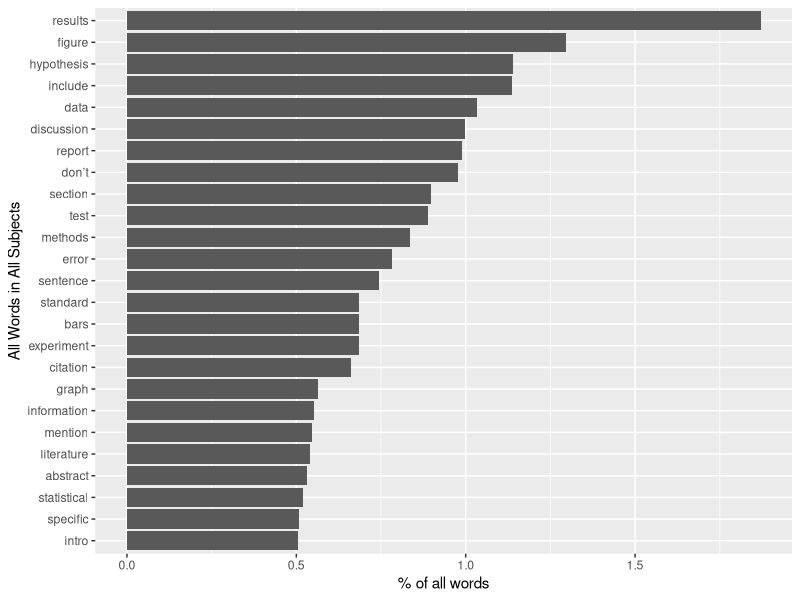
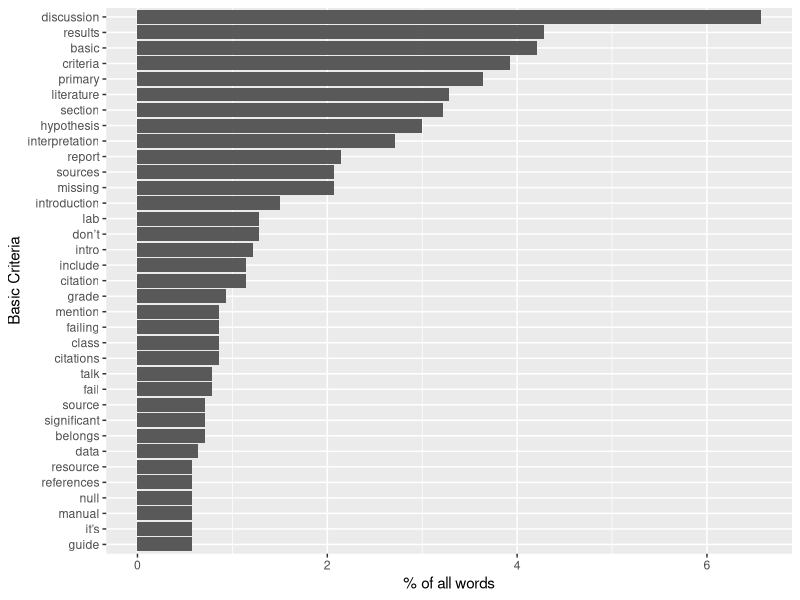
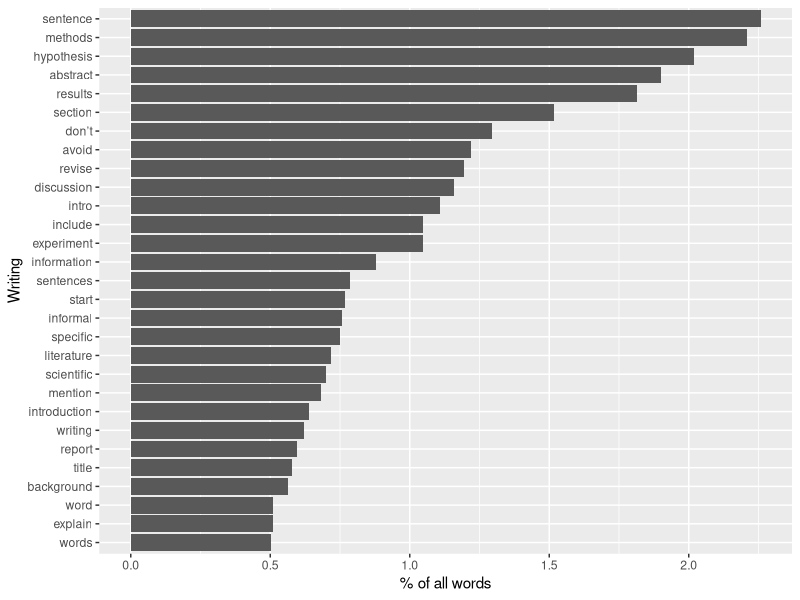
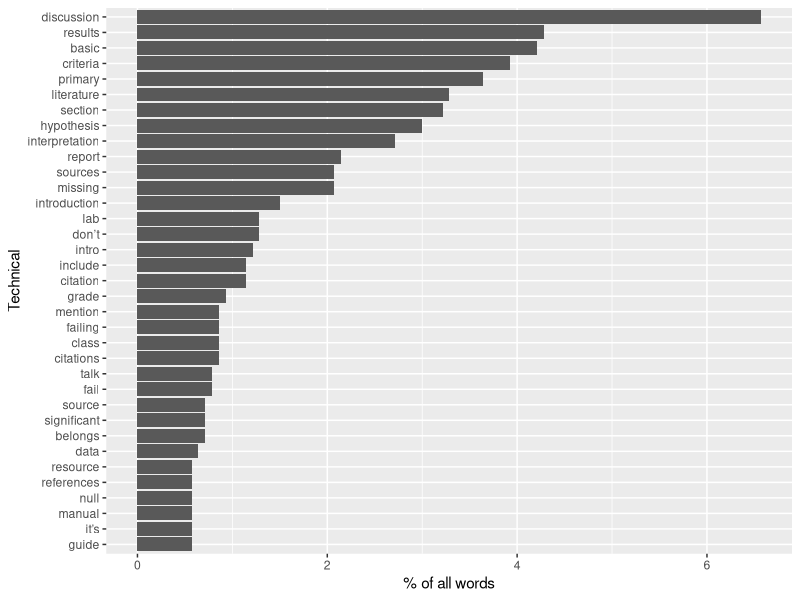
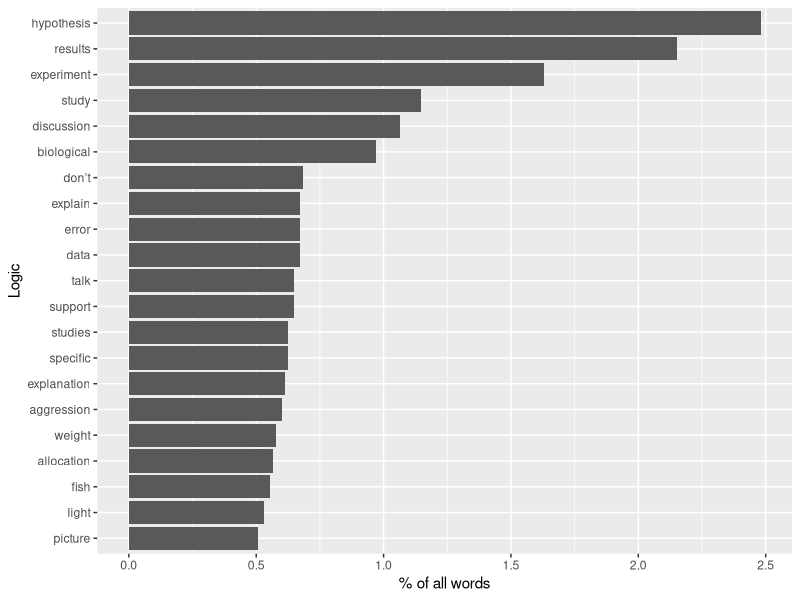
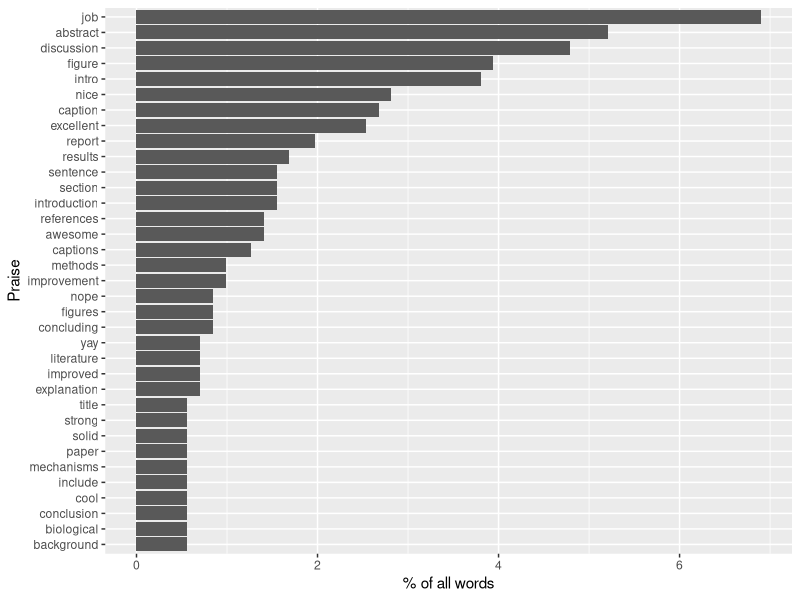
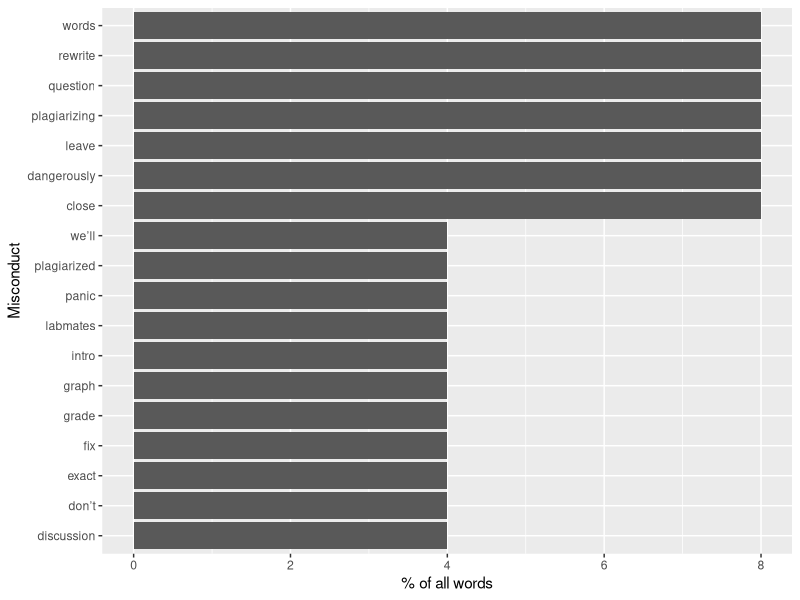
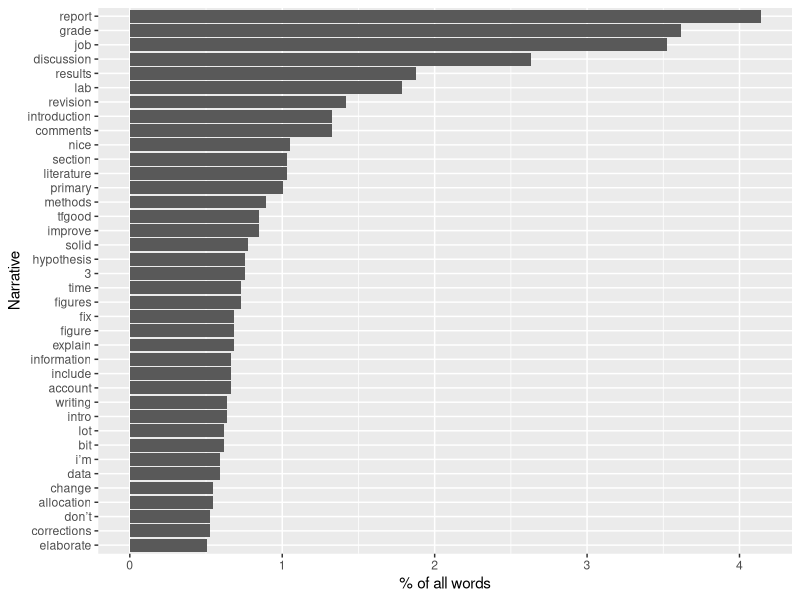

Source code (R) for these figures, in order: (Note: this script raises an error after producing the figures.)
## ---- chunk 1
knitr::opts_chunk$set(echo = TRUE)
## ---- chunk 2
library(tidyverse)
library(tidytext)
library(dplyr)
library(tidyr)
library(ggplot2)

base_data <- read_csv(file='data/coded_full_comments_dataset_Spring18.csv')
head(base_data)
## ---- chunk 3
base_data_tokenized <- base_data %>% 
  unnest_tokens(word,ta.comment)

base_data_tokenized2 <-base_data_tokenized %>% 
  anti_join(stop_words) %>% 
  count(word, sort=TRUE)

#Calculate the total number of words in total in the subset
total_words.all <- base_data_tokenized2 %>% 
  summarize(total = sum(n))

#Mutate table. Calculate fractional word frequency in the text, and replace raw count.
base_data_tokenized2 <- base_data_tokenized2 %>% as_tibble() %>% mutate(
  n = (n*100)/total_words.all$total
  )

#Plot words in declining frequency
base_data_tokenized2 %>%
  dplyr::filter(n > 0.5) %>%
  mutate(word = reorder(word, n)) %>%
  ggplot(aes(word, n)) +
  geom_col() +
  xlab("All Words in All Subjects") +
  ylab("% of all words") +
  coord_flip()
ggsave("Frequency_ALL.png")
## ---- chunk 4
base_data_tokenized2.basic <- subset(base_data_tokenized, code.subject == "1. Basic Criteria", select = (1:28)) %>% 
  anti_join(stop_words) %>% 
  count(word, sort=TRUE)

#Calculate the total number of words in total in the subset
total_words.basic <- base_data_tokenized2.basic %>% 
  summarize(total = sum(n))

#Mutate table. Calculate fractional word frequency in the text, and replace raw count.
base_data_tokenized2.basic <- base_data_tokenized2.basic %>% as_tibble() %>% mutate(
  n = (n*100)/total_words.basic$total
  )

#Plot words in declining frequency
base_data_tokenized2.basic %>%
  dplyr::filter(n > 0.5) %>%
  mutate(word = reorder(word, n)) %>%
  ggplot(aes(word, n)) +
  geom_col() +
  xlab("Basic Criteria") +
  ylab("% of all words") +
  coord_flip()
ggsave("Frequency_Basic.png")

## ---- chunk 5
base_data_tokenized2.writing <- subset(base_data_tokenized, code.subject == "2. Writing Quality", select = (1:28)) %>% 
  anti_join(stop_words) %>% 
  count(word, sort=TRUE)

#Calculate the total number of words in total in the subset
total_words.writing <- base_data_tokenized2.writing %>% 
  summarize(total = sum(n))

#Mutate table. Calculate fractional word frequency in the text, and replace raw count.
base_data_tokenized2.writing <- base_data_tokenized2.writing %>% as_tibble() %>% mutate(
  n = (n*100)/total_words.writing$total
  )

#Plot words in declining frequency
base_data_tokenized2.writing %>%
  dplyr::filter(n > 0.5) %>%
  mutate(word = reorder(word, n)) %>%
  ggplot(aes(word, n)) +
  geom_col() +
  xlab("Writing") +
  ylab("% of all words") +
  coord_flip()
ggsave("Frequency_Writing.png")

## ---- chunk 6
base_data_tokenized2.technical <- subset(base_data_tokenized, code.subject == "3. Technical and Scientific", select = (1:28)) %>% 
  anti_join(stop_words) %>% 
  count(word, sort=TRUE)

#Calculate the total number of words in total in the subset
total_words.technical <- base_data_tokenized2.technical %>% 
  summarize(total = sum(n))

#Mutate table. Calculate fractional word frequency in the text, and replace raw count.
base_data_tokenized2.technical <- base_data_tokenized2.technical %>% as_tibble() %>% mutate(
  n = (n*100)/total_words.technical$total
  )

#Plot words in declining frequency
base_data_tokenized2.basic %>%
  dplyr::filter(n > 0.5) %>%
  mutate(word = reorder(word, n)) %>%
  ggplot(aes(word, n)) +
  geom_col() +
  xlab("Technical") +
  ylab("% of all words") +
  coord_flip()
ggsave("Frequency_Technical.png")

## ---- chunk 7
base_data_tokenized2.logic <- subset(base_data_tokenized, code.subject == "4. Logic and Thinking", select = (1:28)) %>% 
  anti_join(stop_words) %>% 
  count(word, sort=TRUE)

#Calculate the total number of words in total in the subset
total_words.logic <- base_data_tokenized2.logic %>% 
  summarize(total = sum(n))

#Mutate table. Calculate fractional word frequency in the text, and replace raw count.
base_data_tokenized2.logic <- base_data_tokenized2.logic %>% as_tibble() %>% mutate(
  n = (n*100)/total_words.logic$total
  )

#Plot words in declining frequency
base_data_tokenized2.logic %>%
  dplyr::filter(n > 0.5) %>%
  mutate(word = reorder(word, n)) %>%
  ggplot(aes(word, n)) +
  geom_col() +
  xlab("Logic") +
  ylab("% of all words") +
  coord_flip()
ggsave("Frequency_Logic.png")

## ---- chunk 8
base_data_tokenized2.praise <- subset(base_data_tokenized, code.subject == "5. Praise or Concern", select = (1:28)) %>% 
  anti_join(stop_words) %>% 
  count(word, sort=TRUE)

#Calculate the total number of words in total in the subset
total_words.praise <- base_data_tokenized2.praise %>% 
  summarize(total = sum(n))

#Mutate table. Calculate fractional word frequency in the text, and replace raw count.
base_data_tokenized2.praise <- base_data_tokenized2.praise %>% as_tibble() %>% mutate(
  n = (n*100)/total_words.praise$total
  )

#Plot words in declining frequency
base_data_tokenized2.praise %>%
  dplyr::filter(n > 0.5) %>%
  mutate(word = reorder(word, n)) %>%
  ggplot(aes(word, n)) +
  geom_col() +
  xlab("Praise") +
  ylab("% of all words") +
  coord_flip()
ggsave("Frequency_Praise.png")

## ---- chunk 9
base_data_tokenized2.misconduct <- subset(base_data_tokenized, code.subject == "6. Misconduct", select = (1:28)) %>% 
  anti_join(stop_words) %>% 
  count(word, sort=TRUE)

#Calculate the total number of words in total in the subset
total_words.misconduct <- base_data_tokenized2.misconduct %>% 
  summarize(total = sum(n))

#Mutate table. Calculate fractional word frequency in the text, and replace raw count.
base_data_tokenized2.misconduct <- base_data_tokenized2.misconduct %>% as_tibble() %>% mutate(
  n = (n*100)/total_words.misconduct$total
  )

#Plot words in declining frequency
base_data_tokenized2.misconduct %>%
  dplyr::filter(n > 0.1) %>%
  mutate(word = reorder(word, n)) %>%
  ggplot(aes(word, n)) +
  geom_col() +
  xlab("Misconduct") +
  ylab("% of all words") +
  coord_flip()
ggsave("Frequency_Misconduct.png")

## ---- chunk 10
base_data_tokenized2.narrative <- subset(base_data_tokenized, code.subject == "12. Narrative Comments", select = (1:28)) %>% 
  anti_join(stop_words) %>% 
  count(word, sort=TRUE)

#Calculate the total number of words in total in the subset
total_words.narrative <- base_data_tokenized2.narrative %>% 
  summarize(total = sum(n))

#Mutate table. Calculate fractional word frequency in the text, and replace raw count.
base_data_tokenized2.narrative <- base_data_tokenized2.narrative %>% as_tibble() %>% mutate(
  n = (n*100)/total_words.narrative$total
  )

#Plot words in declining frequency
base_data_tokenized2.narrative %>%
  dplyr::filter(n > 0.5) %>%
  mutate(word = reorder(word, n)) %>%
  ggplot(aes(word, n)) +
  geom_col() +
  xlab("Narrative") +
  ylab("% of all words") +
  coord_flip()
ggsave("Frequency_Narrative.png")

## ---- chunk 11
base_data_tokenized2.sciname <- subset(base_data_tokenized, code.subject == "Scientific Name", select = (1:28)) %>% 
  anti_join(stop_words) %>% 
  count(word, sort=TRUE)

#Calculate the total number of words in total in the subset
total_words.sciname <- base_data_tokenized2.sciname %>% 
  summarize(total = sum(n))

#Mutate table. Calculate fractional word frequency in the text, and replace raw count.
base_data_tokenized2.sciname <- base_data_tokenized2.sciname %>% as_tibble() %>% mutate(
  n = (n*100)/total_words.sciname$total
  )

#Plot words in declining frequency
base_data_tokenized2.sciname %>%
  dplyr::filter(n > 0.5) %>%
  mutate(word = reorder(word, n)) %>%
  ggplot(aes(word, n)) +
  geom_col() +
  xlab("SciNames") +
  ylab("% of all words") +
  coord_flip()
ggsave("Frequency_SciName.png")

## ---- chunk 12
frequency <- filter(base_data_tokenized, code.subject=="1. Basic Criteria" |code.subject=="2. Writing Quality"|code.subject=="3. Technical and Scientific"|code.subject=="4. Logic and Thinking")
## ---- chunk 13
frequency %>% 
  mutate(word = str_extract(word, "[a-z']+")) %>%
  count(code.subject, word) %>%
  group_by(code.subject) %>% 
  mutate(proportion = n/sum(n)) %>% 
  select(-n) %>% spread(code.subject, proportion) %>% 
  gather(code.subject, proportion,`2. Writing Quality`:`3. Technical and Scientific`:`4. Logic and Thinking`)

frequency
## ---- chunk 14
library(scales)

ggplot(frequency, aes(x = proportion, y = n, color = abs(`Jane Austen` - proportion))) +
  geom_abline(color = "gray40", lty = 2) +
  geom_jitter(alpha = 0.1, size = 2.5, width = 0.3, height = 0.3) +
  geom_text(aes(label = word), check_overlap = TRUE, vjust = 1.5) +
  scale_x_log10(labels = percent_format()) +
  scale_y_log10(labels = percent_format()) +
  scale_color_gradient(limits = c(0, 0.001), low = "darkslategray4", high = "gray75") +
  facet_wrap(~author, ncol = 2) +
  theme(legend.position="none") +
  labs(y = "Jane Austen", x = NULL)
## ---- chunk 15
library(dplyr)
library(tidytext)

sortedwords.comments.all <- base_data_tokenized %>%
  filter(!word %in% stop_words$word,
         !word %in% str_remove_all(stop_words$word, "'"),
         str_detect(word, "[a-z]")) %>%
  count(word, word, sort = TRUE) %>%
  ungroup()

#Calculate the number of words in total in the subset
total_words.all <- sortedwords.comments.all %>% 
  summarize(total = sum(n))

#Mutate table to calculate then append fractional word frequency in the text.
sortedwords.comments.all.fraction <- sortedwords.comments.all %>% as_tibble() %>% mutate(
  all.fraction = (n*100)/total_words.all$total
  )
## ---- chunk 16
#Pull SUBSETs of tokenized data based on code.subject: 
base_data_tokenized.basic <- subset(base_data_tokenized, code.subject == "1. Basic Criteria", select = (1:28))
base_data_tokenized.writing <- subset(base_data_tokenized, code.subject == "2. Writing Quality", select = (1:28))
base_data_tokenized.technical <- subset(base_data_tokenized, code.subject == "3. Technical and Scientific", select = (1:28))
base_data_tokenized.logic <- subset(base_data_tokenized, code.subject == "4. Logic and Thinking", select = (1:28))
base_data_tokenized.praise <- subset(base_data_tokenized, code.subject == "5. Praise or Concern", select = (1:28))
base_data_tokenized.misconduct <- subset(base_data_tokenized, code.subject == "6. Misconduct", select = (1:28))
base_data_tokenized.narrative <- subset(base_data_tokenized, code.subject == "12. Narrative Comments", select = (1:28))
base_data_tokenized.sciname <- subset(base_data_tokenized, code.subject == "Scientific Name", select = (1:28))
## ---- chunk 17
sortedwords.basic <- base_data_tokenized.basic %>%
  filter(!word %in% stop_words$word,
         !word %in% str_remove_all(stop_words$word, "'"),
         str_detect(word, "[a-z]")) %>%
  count(word, word, sort = TRUE) %>%
  ungroup()

#Calculate the number of words in total in the subset
total_words.basic <- sortedwords.basic %>% 
  summarize(total = sum(n))

#Mutate table to calculate then append fractional word frequency in the text.
sortedwords.basic.fraction <- sortedwords.basic %>% as_tibble() %>% mutate(
  basic.fraction = (n*100)/total_words.basic$total
)
## ---- chunk 18
sortedwords.writing <- base_data_tokenized.writing %>%
  filter(!word %in% stop_words$word,
         !word %in% str_remove_all(stop_words$word, "'"),
         str_detect(word, "[a-z]")) %>%
  count(word, word, sort = TRUE) %>%
  ungroup()

#Calculate the number of words in total in the subset
total_words.writing <- sortedwords.writing %>% 
  summarize(total = sum(n))

#Mutate table to calculate then append fractional word frequency in the text.
sortedwords.writing.fraction <- sortedwords.writing %>% as_tibble() %>% mutate(
  writing.fraction = (n*100)/total_words.writing$total
)
## ---- chunk 19
sortedwords.technical <- base_data_tokenized.technical %>%
  filter(!word %in% stop_words$word,
         !word %in% str_remove_all(stop_words$word, "'"),
         str_detect(word, "[a-z]")) %>%
  count(word, word, sort = TRUE) %>%
  ungroup()

#Calculate the number of words in total in the subset
total_words.technical <- sortedwords.technical %>% 
  summarize(total = sum(n))

#Mutate table to calculate then append fractional word frequency in the text.
sortedwords.technical.fraction <- sortedwords.technical %>% as_tibble() %>% mutate(
  technical.fraction = (n*100)/total_words.technical$total
)
## ---- chunk 20
sortedwords.logic <- base_data_tokenized.logic %>%
  filter(!word %in% stop_words$word,
         !word %in% str_remove_all(stop_words$word, "'"),
         str_detect(word, "[a-z]")) %>%
  count(word, word, sort = TRUE) %>%
  ungroup()

#Calculate the number of words in total in the subset
total_words.logic <- sortedwords.logic %>% 
  summarize(total = sum(n))

#Mutate table to calculate then append fractional word frequency in the text.
sortedwords.logic.fraction <- sortedwords.logic %>% as_tibble() %>% mutate(
  logic.fraction = (n*100)/total_words.logic$total
)
## ---- chunk 21
total <- merge(sortedwords.comments.all.fraction,sortedwords.writing.fraction,by="word") 
total2 <- merge(total,sortedwords.technical.fraction,by="word")
total3 <- merge(total2,sortedwords.logic.fraction,by="word")
#rename lines that were possibly confusing
names(total3)[2] <- "all.count"
names(total3)[4] <- "writing.count"
names(total3)[6] <- "technical.count"
names(total3)[8] <- "logic.count"

#Mutate table to calculate then append fractional word frequency in the text.
total4 <- total3 %>% as_tibble() %>% mutate(
  writing.wt = (writing.count *100)/all.count
)

total5 <- total4 %>% as_tibble() %>% mutate(
  technical.wt = (technical.count *100)/all.count
)

total6 <- total5 %>% as_tibble() %>% mutate(
  logic.wt = (logic.count *100)/all.count
)

## ---- chunk 22
base_data_comments <- as.data.frame(base_data[,22], drop=FALSE, stringsAsFactors=FALSE) #assumes Col. 22 is the ta.commment column
class(base_data_comments[23,1]) #Should report as "character"
## ---- chunk 23
base_data_3columns <- as.data.frame(base_data[,c(22:24)], drop=FALSE, stringsAsFactors=FALSE)
(base_data_3columns[33:35,1:3]) 
#First column should be row numbers, 2nd to 4th columns of class "chr"
## ---- chunk 24
#The columns to be included in each subset table
colnames.base_data <-  c("unique.record","ta.comment","code.subject","code.structure")
# These first lines create a subset table for ALL lines in the table.
base_data_3columns.all <- subset(base_data, select = colnames.base_data)
base_data_comments.all <- as.data.frame(base_data_3columns.all[,2], drop=FALSE, stringsAsFactors=FALSE) #assumes Col. 2 is the ta.commment column

# The first line of each pair from here down creates subset tables based on what is in the "code.subject" data column. The second line of each pair extracts just the TA comments so they can be tokenized.
base_data_3columns.basic <- subset(base_data, code.subject == "1. Basic Criteria", select = colnames.base_data)
base_data_comments.basic <- as.data.frame(base_data_3columns.basic[,2], drop=FALSE, stringsAsFactors=FALSE) #assumes Col. 2 is the ta.commment column

base_data_3columns.writing <- subset(base_data, code.subject == "2. Writing Quality", select = colnames.base_data)
base_data_comments.writing <- as.data.frame(base_data_3columns.writing[,2], drop=FALSE, stringsAsFactors=FALSE) #assumes Col. 2 is the ta.commment column

base_data_3columns.technical <- subset(base_data, code.subject == "3. Technical and Scientific", select = colnames.base_data)
base_data_comments.technical <- as.data.frame(base_data_3columns.technical[,2], drop=FALSE, stringsAsFactors=FALSE) #assumes Col. 2 is the ta.commment column

base_data_3columns.logic <- subset(base_data, code.subject == "4. Logic and Thinking", select = colnames.base_data)
base_data_comments.logic <- as.data.frame(base_data_3columns.logic[,2], drop=FALSE, stringsAsFactors=FALSE) #assumes Col. 2 is the ta.commment column

base_data_3columns.praise <- subset(base_data, code.subject == "5. Praise or Concern", select = colnames.base_data)
base_data_comments.praise <- as.data.frame(base_data_3columns.praise[,2], drop=FALSE, stringsAsFactors=FALSE) #assumes Col. 2 is the ta.commment column

base_data_3columns.misconduct <- subset(base_data, code.subject == "6. Misconduct", select = colnames.base_data)
base_data_comments.misconduct <- as.data.frame(base_data_3columns.misconduct[,2], drop=FALSE, stringsAsFactors=FALSE) #assumes Col. 2 is the ta.commment column

base_data_3columns.narrative <- subset(base_data, code.subject == "12. Narrative Comments", select = colnames.base_data)
base_data_comments.narrative <- as.data.frame(base_data_3columns.narrative[,2], drop=FALSE, stringsAsFactors=FALSE) #assumes Col. 2 is the ta.commment column

base_data_3columns.sciname <- subset(base_data, code.subject == "Scientific Name", select =  colnames.base_data)
base_data_comments.sciname <- as.data.frame(base_data_3columns.sciname[,2], drop=FALSE, stringsAsFactors=FALSE) #assumes Col. 2 is the ta.commment column
## ---- chunk 25
base_data_comments.all.tokens <- base_data_comments %>% 
  unnest_tokens(word,ta.comment)
base_data_comments.basic.tokens <- base_data_comments.basic %>% 
  unnest_tokens(word,ta.comment)
base_data_comments.writing.tokens <- base_data_comments.writing %>% 
  unnest_tokens(word,ta.comment)
base_data_comments.technical.tokens <- base_data_comments.technical %>% 
  unnest_tokens(word,ta.comment)
base_data_comments.logic.tokens <- base_data_comments.logic %>% 
  unnest_tokens(word,ta.comment)
base_data_comments.praise.tokens <- base_data_comments.praise %>% 
  unnest_tokens(word,ta.comment)
base_data_comments.misconduct.tokens <- base_data_comments.misconduct %>% 
  unnest_tokens(word,ta.comment)
base_data_comments.narrative.tokens <- base_data_comments.narrative %>% 
  unnest_tokens(word,ta.comment)
base_data_comments.sciname.tokens <- base_data_comments.sciname %>% 
  unnest_tokens(word,ta.comment)

#Display the last set of tokens to show process finished.
base_data_comments.sciname.tokens
## ---- chunk 26
Abase_data_3columns.sciname.tokens <- base_data_3columns.sciname %>% 
  unnest_tokens(word,ta.comment)
